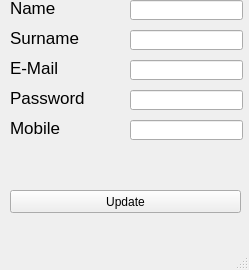
<?xml version="1.0" encoding="UTF-8"?>
<ui version="4.0">
 <class>MainWindow</class>
 <widget class="QMainWindow" name="MainWindow">
  <property name="geometry">
   <rect>
    <x>0</x>
    <y>0</y>
    <width>249</width>
    <height>270</height>
   </rect>
  </property>
  <property name="windowTitle">
   <string>MainWindow</string>
  </property>
  <widget class="QWidget" name="centralwidget">
   <widget class="QLabel" name="label">
    <property name="geometry">
     <rect>
      <x>10</x>
      <y>0</y>
      <width>71</width>
      <height>16</height>
     </rect>
    </property>
    <property name="font">
     <font>
      <pointsize>13</pointsize>
     </font>
    </property>
    <property name="text">
     <string>Name</string>
    </property>
   </widget>
   <widget class="QLabel" name="label_6">
    <property name="geometry">
     <rect>
      <x>10</x>
      <y>120</y>
      <width>71</width>
      <height>16</height>
     </rect>
    </property>
    <property name="font">
     <font>
      <pointsize>13</pointsize>
     </font>
    </property>
    <property name="text">
     <string>Mobile</string>
    </property>
   </widget>
   <widget class="QLineEdit" name="emailTxt">
    <property name="geometry">
     <rect>
      <x>130</x>
      <y>60</y>
      <width>113</width>
      <height>20</height>
     </rect>
    </property>
   </widget>
   <widget class="QLabel" name="label_2">
    <property name="geometry">
     <rect>
      <x>10</x>
      <y>30</y>
      <width>71</width>
      <height>16</height>
     </rect>
    </property>
    <property name="font">
     <font>
      <pointsize>13</pointsize>
     </font>
    </property>
    <property name="text">
     <string>Surname</string>
    </property>
   </widget>
   <widget class="QLabel" name="label_5">
    <property name="geometry">
     <rect>
      <x>10</x>
      <y>90</y>
      <width>81</width>
      <height>16</height>
     </rect>
    </property>
    <property name="font">
     <font>
      <pointsize>13</pointsize>
     </font>
    </property>
    <property name="text">
     <string>Password</string>
    </property>
   </widget>
   <widget class="QLabel" name="label_3">
    <property name="geometry">
     <rect>
      <x>10</x>
      <y>60</y>
      <width>101</width>
      <height>16</height>
     </rect>
    </property>
    <property name="font">
     <font>
      <pointsize>13</pointsize>
     </font>
    </property>
    <property name="text">
     <string>E-Mail</string>
    </property>
   </widget>
   <widget class="QLineEdit" name="nameTxt">
    <property name="geometry">
     <rect>
      <x>130</x>
      <y>0</y>
      <width>113</width>
      <height>20</height>
     </rect>
    </property>
   </widget>
   <widget class="QLineEdit" name="surnameTxt_2">
    <property name="geometry">
     <rect>
      <x>130</x>
      <y>30</y>
      <width>113</width>
      <height>20</height>
     </rect>
    </property>
   </widget>
   <widget class="QPushButton" name="saveBtn">
    <property name="geometry">
     <rect>
      <x>10</x>
      <y>190</y>
      <width>231</width>
      <height>23</height>
     </rect>
    </property>
    <property name="text">
     <string>Update</string>
    </property>
   </widget>
   <widget class="QLineEdit" name="passwordTxt">
    <property name="geometry">
     <rect>
      <x>130</x>
      <y>90</y>
      <width>113</width>
      <height>20</height>
     </rect>
    </property>
   </widget>
   <widget class="QLineEdit" name="mobileTxt">
    <property name="geometry">
     <rect>
      <x>130</x>
      <y>120</y>
      <width>113</width>
      <height>20</height>
     </rect>
    </property>
   </widget>
  </widget>
  <widget class="QMenuBar" name="menubar">
   <property name="geometry">
    <rect>
     <x>0</x>
     <y>0</y>
     <width>249</width>
     <height>21</height>
    </rect>
   </property>
  </widget>
  <widget class="QStatusBar" name="statusbar"/>
 </widget>
 <resources/>
 <connections/>
</ui>
